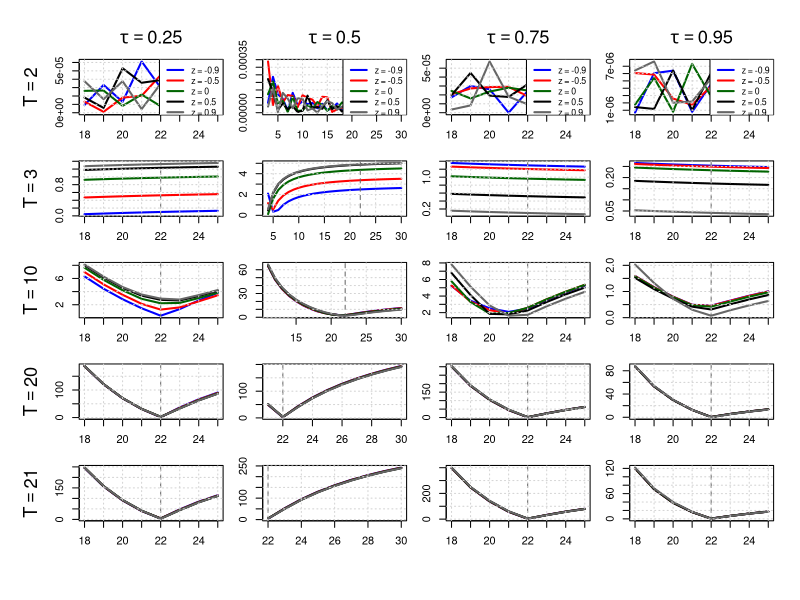

This chart was generated by the following R code:
# ---------------------------------------------------------------------------
# Figure 1 — Quantile Objective under New Asymmetric Laplace Noise
# ---------------------------------------------------------------------------

rgen_asy_laplace <- function(n, tau, z, b = 1) {
  u <- runif(n)
  ifelse(u < tau,
         -rexp(n, rate = (1 + z) / b),
         rexp(n, rate = (1 - z) / b))
}

asy_laplace_variance <- function(tau, z) {
  mu <- tau / (1 + z) - (1 - tau) / (1 - z)
  ex2 <- 2 * tau / (1 + z)^2 + 2 * (1 - tau) / (1 - z)^2
  ex2 - mu^2
}

compute_noise_scale <- function(A, snr, tau, z) {
  sqrt((A / snr)^2 / asy_laplace_variance(tau, z))
}

quantile_loss <- function(u, tau) u * (tau - (u < 0))

med_weighted_tau <- function(I, l, s, tau) {
  T <- length(I)
  x <- I * exp(((1:T) - l)^2 / s^2)
  w <- exp(-((1:T) - l)^2 / s^2)
  o <- order(x); x_sorted <- x[o]; w_sorted <- w[o]
  cum_w <- cumsum(w_sorted)
  k <- min(which(cum_w >= tau * sum(w_sorted)))
  x_sorted[k]
}

compute_a <- function(I, l, s, tau) med_weighted_tau(I, l, s, tau)

objective_function <- function(I, a, l, s, tau) {
  t <- seq_along(I)
  mean(quantile_loss(I - a * exp(-((t - l)^2) / s^2), tau))
}

search_best_s <- function(I, l, tau) {
  optimize(function(s) objective_function(I, compute_a(I, l, s, tau), l, s, tau),
           interval = c(1, 20), tol = 1e-4)$minimum
}

simulate_quantile_objective <- function(T, A, L, S, h, tau, snr, z, seed = NULL, force_l_gt_T = FALSE) {
  if (!is.null(seed)) set.seed(seed)
  signal <- A * exp(-((1:T) - L)^2 / S^2)
  b <- compute_noise_scale(A, snr, tau, z)
  noise <- rgen_asy_laplace(T, tau, z, b)
  I <- signal + noise
  l_grid <- if (force_l_gt_T) seq(T + 1, h) else seq(L - 4, L + 3)
  
  data.frame(
    l = l_grid,
    loss = sapply(l_grid, function(l) {
      s <- search_best_s(I, l, tau)
      a <- compute_a(I, l, s, tau)
      objective_function(I, a, l, s, tau)
    }),
    T = T, z = z
  )
}

# --- Config ---
A_true <- 15000; L_true <- 22; S_true <- 10; h <- 30
Ts_free <- c(2, 3, 10, 20, 21)
z_vals <- c(-0.9, -0.5, 0, 0.5, 0.9)
snr <- 1000; seed <- 280; tau_vals <- c(0.25, 0.5, 0.75, 0.95)

# --- Updated Combined Panel Plot for Figure 1 ---
plot_quantile_all_tau_T <- function(results_all, L_true) {
  Ts <- sort(unique(results_all$T))
  taus <- sort(unique(results_all$tau))
  z_vals <- sort(unique(results_all$z))
  colors <- c("blue", "red", "darkgreen", "black", "grey40")
  
  nrow <- length(Ts)
  ncol <- length(taus)
  
  pdf(file = "figure1_new_asy_laplace_all_tau_T.pdf", width = 2.5 * ncol, height = 2.5 * nrow)
  old_par <- par(mfrow = c(nrow, ncol), mar = c(2, 2, 1.5, 1), oma = c(4, 4, 3, 1), bg = "white")
  on.exit({ par(old_par); dev.off() })
  
  for (i in seq_along(Ts)) {
    for (j in seq_along(taus)) {
      T_val <- Ts[i]
      tau_val <- taus[j]
      df_sub <- subset(results_all, T == T_val & tau == tau_val)
      
      plot(NA, xlim = range(df_sub$l), ylim = range(df_sub$loss),
           xlab = "", ylab = "", main = "", axes = FALSE)
      axis(1); axis(2)
      box()
      
      for (k in seq_along(z_vals)) {
        df_z <- subset(df_sub, z == z_vals[k])
        lines(df_z$l, df_z$loss, col = colors[k], lwd = 2)
      }
      
      abline(v = L_true, col = "gray40", lty = 2)
      grid()
      
      # Row label (T)
      if (j == 1) mtext(bquote(T == .(T_val)), side = 2, line = 3, cex = 1.1)
      # Column label (tau)
      if (i == 1) mtext(bquote(tau == .(tau_val)), side = 3, line = 1, cex = 1.1)
      
      # Add legend only in first row
      if (i == 1) {
        legend("topright", legend = paste("z =", z_vals),
               col = colors, lwd = 2, cex = 0.8)
      }
    }
  }
  
  # Common labels and title
  # mtext("Peak Location Candidate l", side = 1, outer = TRUE, line = 2.5, cex = 1.2)
  # mtext(expression("Objective Function " * f[tau]), side = 2, outer = TRUE, line = 2.5, cex = 1.2)
  # mtext("Quantile-Based Peak Estimation — Asymmetric Laplace Noise", side = 3, outer = TRUE, line = 1.5, cex = 1.4)
}

# --- Rerun simulation including tau = 0.25 ---

results_all <- do.call(rbind, lapply(tau_vals, function(tau) {
  do.call(rbind, lapply(z_vals, function(z) {
    do.call(rbind, lapply(Ts_free, function(T) {
      simulate_quantile_objective(T, A_true, L_true, S_true, h,
                                  tau, snr, z, seed, force_l_gt_T = (tau == 0.5))
    })) -> res_z
    res_z$z <- z
    res_z$tau <- tau
    res_z
  }))
}))

plot_quantile_all_tau_T(results_all, L_true)
cat("Figure 1 saved to figure1_new_asy_laplace_all_tau_T.pdf\n")
